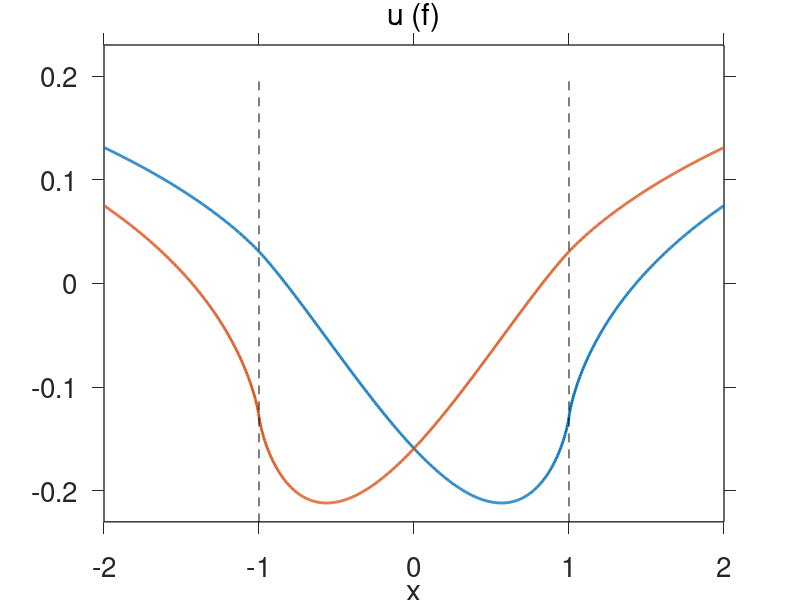
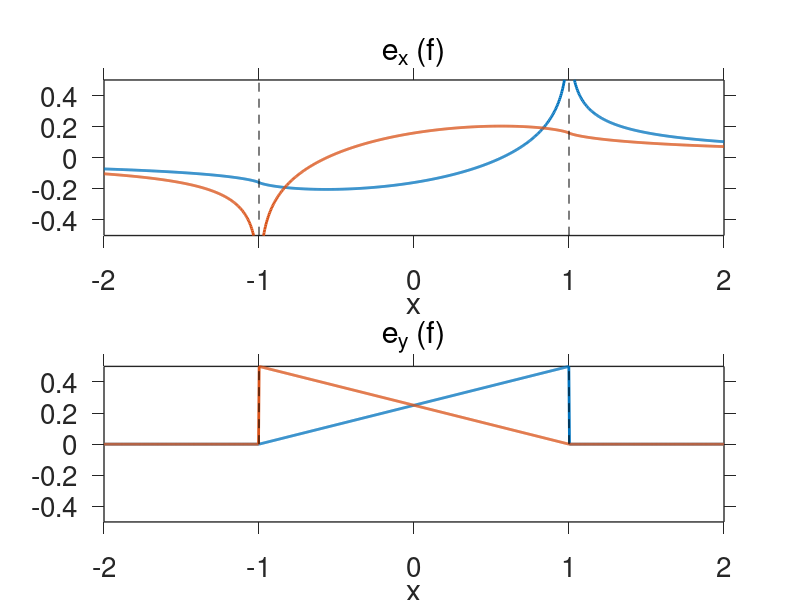

Reproduce these figures in MATLAB, in order. (Note: this script raises an error after producing the figures.)
% script to convert Mathematica expressions to MATLAB
% for antiplane point force integrals with 
% linearly varying body forces along a line segment
% 
% AUTHORS:
% Rishav Mallick, JPL, 2024

clear

mu = 1;

Nobs = 1000;
x = linspace(-2,2,Nobs)';
y = zeros(Nobs,1);

% Displacement kernels copied over from Mathematica for a horizontal line
% element present at y = 0, -w <= x <= w
% 
% ux,uy kernels have two linear basis functions
% f1: goes from (-w,0) to (w,1)
% f2: goes from (-w,1) to (w,0)

u_1 = @(w) 0.5.*((1/8).*pi.^(-1).*w.^(-1).*((-4).*w.*(2.*w+x)+4.*(w+x).*y.*atan2(w-x,y)+...
    4.*(w+x).*y.*atan2(w+x,y)+((w+(-1).*x) ...
  .*(3.*w+x)+y.^2).*log((w+(-1).*x).^2+y.^2)+(w+x+(-1).*y).*(w+x+y) ...
  .*log((w+x).^2+y.^2)));

u_2 = @(w) 0.5.*((1/8).*pi.^(-1).*w.^(-1).*(4.*w.*((-2).*w+x)+4.*(w+(-1).*x).*y.* ...
  atan2(w-x,y)+4.*(w+(-1).*x).*y.*atan2(w+x,y) ...
  +(w+(-1).*x+(-1).*y).*(w+(-1).*x+y).*log((w+(-1).*x).^2+y.^2)+(( ...
  3.*w+(-1).*x).*(w+x)+y.^2).*log((w+x).^2+y.^2)));

ex_1 = @(w) (1/8).*pi.^(-1).*w.^(-1).*((-4).*w+2.*y.*(atan2(w-x,y)+atan2(w+x,y))+...
    (-1).*(w+x).*log((w+(-1).*x).^2+y.^2)+(w+x).*log((w+x).^2+y.^2));

ex_2 = @(w) (-1/8).*pi.^(-1).*w.^(-1).*((-4).*w+2.*y.*(atan2(w-x,y)+atan2(w+x,y))+(w+(-1).*x).*(log((w+(-1).*x).^2+y.^2)+ ...
  (-1).*log((w+x).^2+y.^2)));

ey_1 = @(w) (1/8).*pi.^(-1).*w.^(-1).*(2.*(w+x).*(atan2(w-x,y)+ ...
  atan2(w+x,y))+y.*(log((w+(-1).*x).^2+y.^2)+(-1).*log((w+x) ...
  .^2+y.^2)));

ey_2 = @(w) (1/8).*pi.^(-1).*w.^(-1).*(2.*(w+(-1).*x).*(atan2(w-x,y)+atan2(w+x,y))+...
    y.*((-1).*log((w+(-1).*x).^2+y.^2)+log((w+x).^2+y.^2)));

% set element length
w = 1;

% Displacements
figure(1),clf
plot(x,u_1(w),'Linewidth',2), hold on
plot(x,u_2(w),'Linewidth',2)
plot([1 1]*w,get(gca,'YLim'),'k--')
plot([1 1]*-w,get(gca,'YLim'),'k--')
xlabel('x')
title('u (f)','FontWeight','normal')
set(findobj(gcf,'type','axes'),'FontSize',20,'LineWidth',1,'TickDir','both','YLim',[-1 1]*0.23);

% Stress
figure(2),clf
subplot(2,1,1)
plot(x,mu.*ex_1(w),'Linewidth',2), hold on
plot(x,mu.*ex_2(w),'Linewidth',2)
plot([1 1]*w,get(gca,'YLim'),'k--')
plot([1 1]*-w,get(gca,'YLim'),'k--')
xlabel('x')
title('e_x (f)','FontWeight','normal')

subplot(2,1,2)
plot(x,mu.*ey_1(w),'Linewidth',2), hold on
plot(x,mu.*ey_2(w),'Linewidth',2)
plot([1 1]*w,get(gca,'YLim'),'k--')
plot([1 1]*-w,get(gca,'YLim'),'k--')
xlabel('x')
title('e_y (f)','FontWeight','normal')
set(findobj(gcf,'type','axes'),'FontSize',20,'LineWidth',1,'TickDir','both','YLim',[-1 1]*0.5);

%% use kernel calculation function

[Disp,Stress] = LinForceKernelFS(x,y,0,0,w,mu);
% Disp_kernels - [Nobs x 2 basis functions]
% Stress_kernels - [Nobs x (sx or sy) x 2 basis functions]

% Displacements
figure(1)
plot(x,Disp(:,1),'k--','Linewidth',1)
plot(x,Disp(:,2),'k--','Linewidth',1)
axis tight

% Stress
figure(2)
subplot(2,1,1)
for i = 1:2
    plot(x,Stress(:,1,i),'k--','Linewidth',1)
end

subplot(2,1,2)
for i = 1:2
    plot(x,Stress(:,2,i),'k--','Linewidth',1)
end
